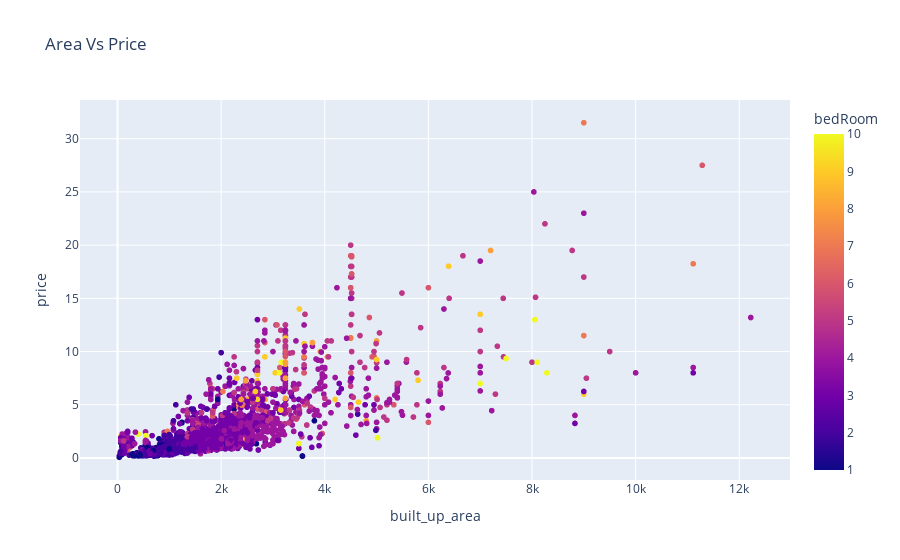

Source (notebook cell):
### Code cell
fig = px.scatter(df, x="built_up_area", y="price", color="bedRoom", title="Area Vs Price")

# Show the plot
fig.show()

### Figure 1 — Plotly figure (JSON) as saved in the notebook; plotly's stock layout.template omitted (floating-point values rounded to 4 significant figures; data arrays with more than 128 entries replaced by an {"elided": "..."} marker saying what was removed)
{"data": [{"hovertemplate": "built_up_area=%{x}<br>price=%{y}<br>bedRoom=%{marker.color}<extra></extra>", "legendgroup": "", "marker": {"color": {"elided": "3554 int values"}, "coloraxis": "coloraxis", "symbol": "circle"}, "mode": "markers", "name": "", "showlegend": false, "type": "scattergl", "x": {"elided": "3554 float values"}, "xaxis": "x", "y": {"elided": "3554 float values"}, "yaxis": "y"}], "layout": {"autosize": true, "coloraxis": {"colorbar": {"title": {"text": "bedRoom"}}, "colorscale": [[0, "#0d0887"], [0.1111, "#46039f"], [0.2222, "#7201a8"], [0.3333, "#9c179e"], [0.4444, "#bd3786"], [0.5556, "#d8576b"], [0.6667, "#ed7953"], [0.7778, "#fb9f3a"], [0.8889, "#fdca26"], [1, "#f0f921"]]}, "legend": {"tracegroupgap": 0}, "title": {"text": "Area Vs Price"}, "xaxis": {"anchor": "y", "autorange": true, "domain": [0, 1], "range": [-707.1, 12960.0], "title": {"text": "built_up_area"}, "type": "linear"}, "yaxis": {"anchor": "x", "autorange": true, "domain": [0, 1], "range": [-2.524, 34.09], "title": {"text": "price"}, "type": "linear"}}}
